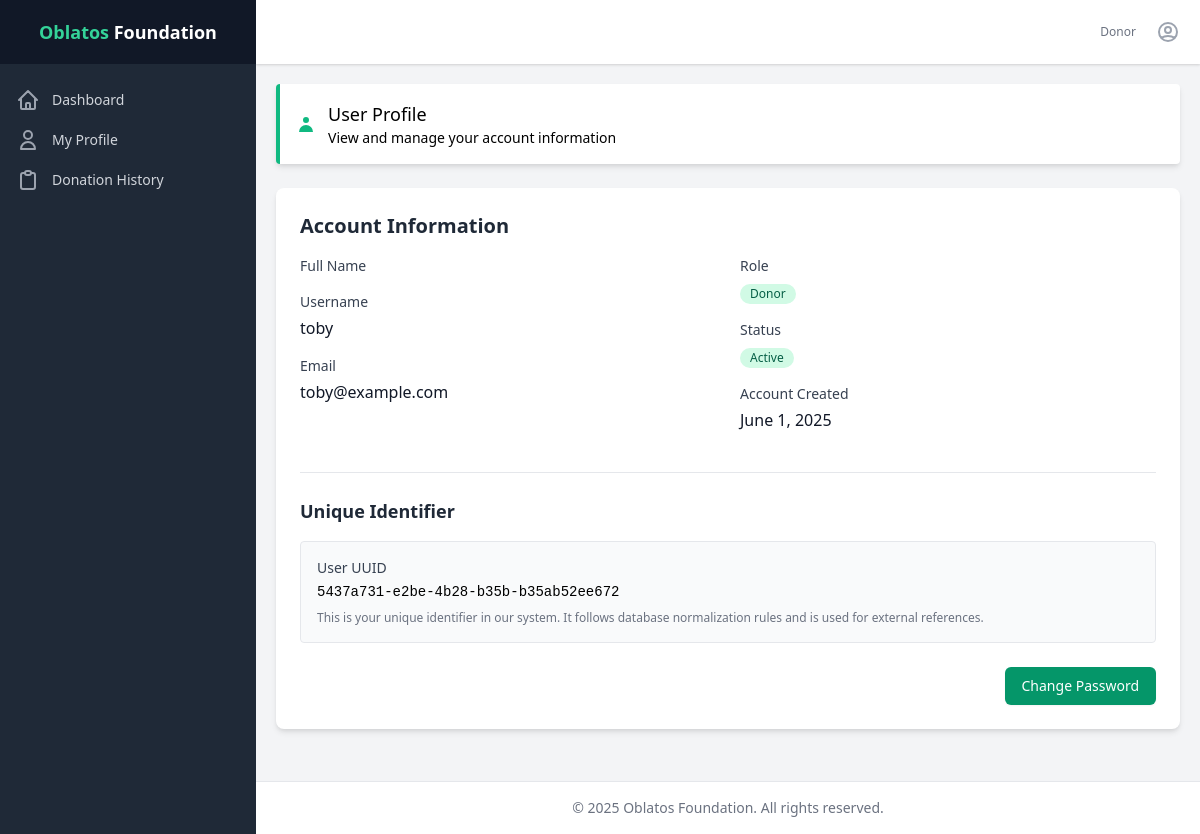
Page /profile.php (signed in) on the earlier database version.
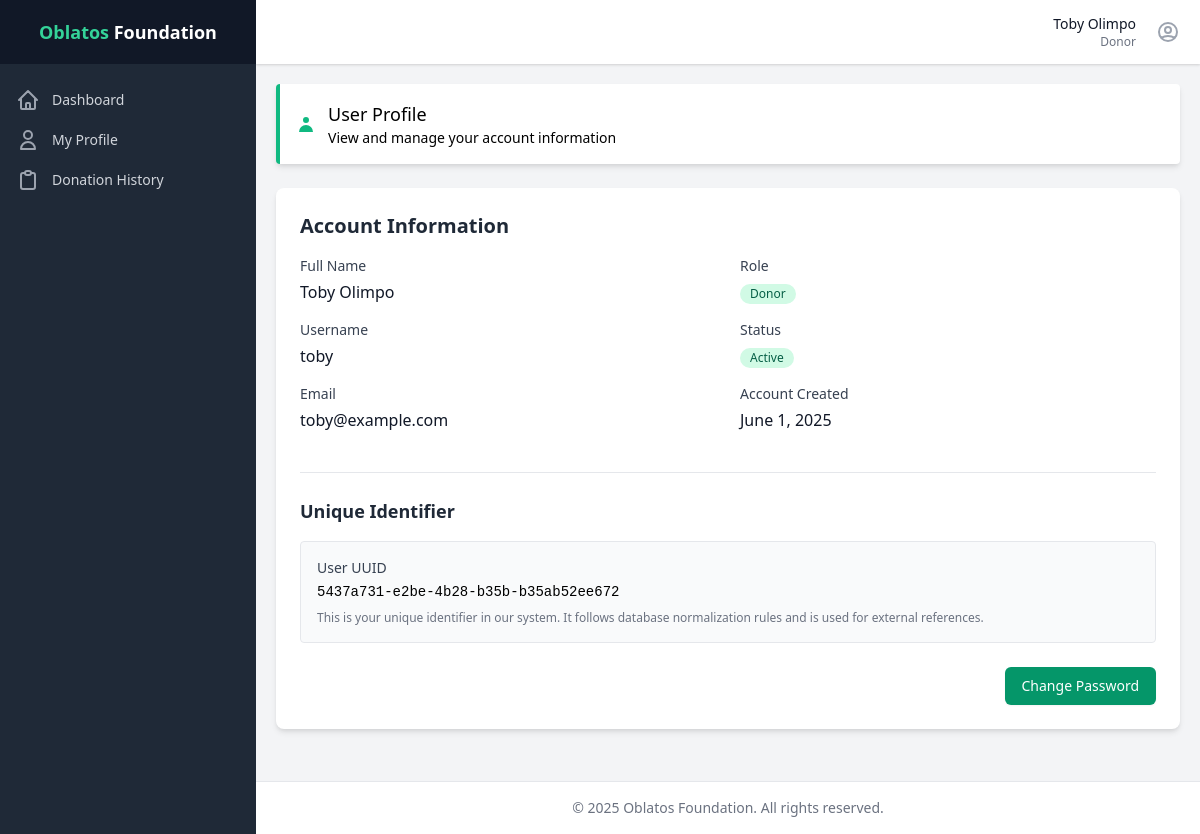
Same page on the later database version.
### tables this page shows
CREATE TABLE `users` (
  `id` int(11) NOT NULL AUTO_INCREMENT,
  `uuid` varchar(36) NOT NULL,
  `username` varchar(50) NOT NULL,
  `email` varchar(100) NOT NULL,
  `password` varchar(255) NOT NULL,
  `created_at` timestamp NOT NULL DEFAULT current_timestamp(),
  PRIMARY KEY (`id`),
  UNIQUE KEY `username` (`username`),
  UNIQUE KEY `email` (`email`),
  UNIQUE KEY `uuid` (`uuid`)
);

CREATE TABLE `user_profiles` (
  `user_id` int(11) NOT NULL,
  `full_name` varchar(100) NOT NULL,
  `display_name` varchar(255) DEFAULT NULL,
  `status` enum('active','inactive') NOT NULL DEFAULT 'active',
  PRIMARY KEY (`user_id`),
  CONSTRAINT `user_profiles_ibfk_1` FOREIGN KEY (`user_id`) REFERENCES `users` (`id`) ON DELETE CASCADE
);

### config/config.php (called while the page is built, shortened)
<?php
function isLoggedIn() {
    return isset($_SESSION['user_id']);
}
function hasRole($role) {
    return isset($_SESSION['role']) && $_SESSION['role'] === $role;
}
?>

### models/User.php (called while the page is built, shortened)
<?php
class User {
    private $db;
    private $table_name = "users";
    public $id;
    public function __construct($db) {
        $this->db = $db;
    }
    public function read_one() {
        try {
            $query = "SELECT u.id, u.uuid, u.username, u.email, u.password, u.created_at,
                             up.full_name, up.display_name, up.status,
                             GROUP_CONCAT(r.name) as roles
                      FROM " . $this->table_name . " u
                      LEFT JOIN user_profiles up ON u.id = up.user_id
                      LEFT JOIN user_roles ur ON u.id = ur.user_id
                      LEFT JOIN roles r ON ur.role_id = r.id
                      WHERE u.id = :id
                      GROUP BY u.id
                      LIMIT 0,1";
            $stmt = $this->db->prepare($query);
            $stmt->bindParam(":id", $this->id);
            $stmt->execute();
            if ($stmt->rowCount() > 0) {
                $row = $stmt->fetch(PDO::FETCH_ASSOC);
                $this->id = $row['id'];
                $this->uuid = $row['uuid'];
                $this->username = $row['username'];
                $this->email = $row['email'];
                $this->full_name = $row['full_name'];
                $this->status = $row['status'] ?? 'active';
                $this->created_at = $row['created_at'];
                $this->roles = $row['roles'] ? explode(',', $row['roles']) : [];
                $this->role = $this->roles[0] ?? 'donor';
                return true;
            }
            return false;
        } catch (PDOException $e) {
            $query = "SELECT id, uuid, username, full_name, email, password, role, status, created_at
                      FROM " . $this->table_name . "
                      WHERE id = :id
                      LIMIT 0,1";
            $stmt = $this->db->prepare($query);
            $stmt->bindParam(":id", $this->id);
            $stmt->execute();
            if ($stmt->rowCount() > 0) {
                $row = $stmt->fetch(PDO::FETCH_ASSOC);
                $this->id = $row['id'];
                $this->uuid = $row['uuid'];
                $this->username = $row['username'];
                $this->full_name = $row['full_name'];
                $this->email = $row['email'];
                $this->password = $row['password'];
                $this->role = $row['role'];
                $this->status = $row['status'] ?? 'active';
                $this->created_at = $row['created_at'];
                $this->roles = [$row['role']];
                return true;
            }
            return false;
        }
    }
}
?>

### profile.php (the view, shortened to what this page needs)
<?php
require_once 'config/config.php';
require_once 'models/User.php';
$database = new Database();
$db = $database->getConnection();
$user = new User($db);
$user->id = $_SESSION['user_id'];
$user->read_one();
require_once 'includes/header.php';
?>
<main class="flex-1 overflow-y-auto p-5">
    <div class="bg-white border-l-4 border-green-500 p-4 mb-6 rounded shadow-md">
        <div class="flex items-center">
            <div class="flex-shrink-0">
                <svg class="h-5 w-5 text-green-500" xmlns="http://www.w3.org/2000/svg" viewBox="0 0 20 20" fill="currentColor" aria-hidden="true">
                    <path fill-rule="evenodd" d="M10 9a3 3 0 100-6 3 3 0 000 6zm-7 9a7 7 0 1114 0H3z" clip-rule="evenodd" />
                </svg>
            </div>
            <div class="ml-3">
                <p class="text-lg font-medium">User Profile</p>
                <p class="text-sm">View and manage your account information</p>
            </div>
        </div>
    </div>
    <div class="bg-white rounded-lg shadow-md overflow-hidden mb-8">
        <div class="p-6">
            <h2 class="text-xl font-semibold text-gray-800 mb-4">Account Information</h2>
            <div class="grid grid-cols-1 md:grid-cols-2 gap-6">
                <div>
                    <div class="mb-4">
                        <label class="block text-sm font-medium text-gray-700 mb-1">Full Name</label>
                        <div class="text-gray-900 font-medium"><?php echo htmlspecialchars($user->full_name); ?></div>
                    </div>
                    <div class="mb-4">
                        <label class="block text-sm font-medium text-gray-700 mb-1">Username</label>
                        <div class="text-gray-900 font-medium"><?php echo htmlspecialchars($user->username); ?></div>
                    </div>
                    <div class="mb-4">
                        <label class="block text-sm font-medium text-gray-700 mb-1">Email</label>
                        <div class="text-gray-900 font-medium"><?php echo htmlspecialchars($user->email); ?></div>
                    </div>
                </div>
                <div>
                    <div class="mb-4">
                        <label class="block text-sm font-medium text-gray-700 mb-1">Role</label>
                        <div class="inline-flex items-center px-2.5 py-0.5 rounded-full text-xs font-medium
                            <?php echo $user->role === 'admin' ? 'bg-purple-100 text-purple-800' :
                                  ($user->role === 'cashier' ? 'bg-blue-100 text-blue-800' : 'bg-green-100 text-green-800'); ?>">
                            <?php echo ucfirst(htmlspecialchars($user->role)); ?>
                        </div>
                    </div>
                    <div class="mb-4">
                        <label class="block text-sm font-medium text-gray-700 mb-1">Status</label>
                        <div class="inline-flex items-center px-2.5 py-0.5 rounded-full text-xs font-medium
                            <?php echo $user->status === 'active' ? 'bg-green-100 text-green-800' : 'bg-red-100 text-red-800'; ?>">
                            <?php echo ucfirst(htmlspecialchars($user->status ?? 'active')); ?>
                        </div>
                    </div>
                    <div class="mb-4">
                        <label class="block text-sm font-medium text-gray-700 mb-1">Account Created</label>
                        <div class="text-gray-900 font-medium">
                            <?php echo date('F j, Y', strtotime($user->created_at)); ?>
                        </div>
                    </div>
                </div>
            </div>
            <div class="mt-6 pt-6 border-t border-gray-200">
                <h3 class="text-lg font-semibold text-gray-800 mb-4">Unique Identifier</h3>
                <div class="bg-gray-50 p-4 rounded border border-gray-200">
                    <label class="block text-sm font-medium text-gray-700 mb-1">User UUID</label>
                    <div class="font-mono text-sm break-all"><?php echo htmlspecialchars($user->uuid ?? 'Not available'); ?></div>
                    <p class="mt-2 text-xs text-gray-500">This is your unique identifier in our system. It follows database normalization rules and is used for external references.</p>
                </div>
            </div>
            <div class="mt-6 flex justify-end">
                <a href="change_password.php" class="inline-flex items-center px-4 py-2 border border-transparent text-sm font-medium rounded-md shadow-sm text-white bg-green-600 hover:bg-green-700 focus:outline-none focus:ring-2 focus:ring-offset-2 focus:ring-green-500">
                    Change Password
                </a>
            </div>
        </div>
    </div>
</main>
<?php
require_once 'includes/footer.php';
?>

### includes/header.php (shortened to what this page needs)
<!DOCTYPE html>
<html lang="en">
<head>
    <link href="https://cdn.jsdelivr.net/npm/tailwindcss@2.2.19/dist/tailwind.min.css" rel="stylesheet">
    <link rel="stylesheet" href="<?php echo APP_URL; ?>/assets/css/style.css">
</head>
<body class="bg-gray-100 font-sans">
    <div class="flex h-screen overflow-hidden">
        <?php if (isLoggedIn()): ?>
        <aside class="hidden md:flex md:flex-shrink-0">
            <div class="flex flex-col w-64 bg-gray-800">
                <div class="flex items-center justify-center h-16 bg-gray-900">
                    <span class="text-white text-lg font-semibold">
                        <span class="text-green-400">Oblatos</span> Foundation
                    </span>
                </div>
                <div class="flex flex-col flex-1 overflow-y-auto">
                    <nav class="flex-1 px-2 py-4 bg-gray-800">
                        <?php if (hasRole('admin')): ?>
                        <a href="<?php echo APP_URL; ?>/admin/dashboard.php" class="group flex items-center px-2 py-2 text-sm font-medium rounded-md text-gray-300 hover:bg-gray-700 hover:text-white">
                            <svg class="mr-3 h-6 w-6 text-gray-400 group-hover:text-gray-300" xmlns="http://www.w3.org/2000/svg" fill="none" viewBox="0 0 24 24" stroke="currentColor">
                                <path stroke-linecap="round" stroke-linejoin="round" stroke-width="2" d="M3 12l2-2m0 0l7-7 7 7M5 10v10a1 1 0 001 1h3m10-11l2 2m-2-2v10a1 1 0 01-1 1h-3m-6 0a1 1 0 001-1v-4a1 1 0 011-1h2a1 1 0 011 1v4a1 1 0 001 1m-6 0h6" />
                            </svg>
                            Dashboard
                        </a>
                        <a href="<?php echo APP_URL; ?>/admin/donors.php" class="group flex items-center px-2 py-2 text-sm font-medium rounded-md text-gray-300 hover:bg-gray-700 hover:text-white">
                            <svg class="mr-3 h-6 w-6 text-gray-400 group-hover:text-gray-300" xmlns="http://www.w3.org/2000/svg" fill="none" viewBox="0 0 24 24" stroke="currentColor">
                                <path stroke-linecap="round" stroke-linejoin="round" stroke-width="2" d="M17 20h5v-2a3 3 0 00-5.356-1.857M17 20H7m10 0v-2c0-.656-.126-1.283-.356-1.857M7 20H2v-2a3 3 0 015.356-1.857M7 20v-2c0-.656.126-1.283.356-1.857m0 0a5.002 5.002 0 019.288 0M15 7a3 3 0 11-6 0 3 3 0 016 0zm6 3a2 2 0 11-4 0 2 2 0 014 0zM7 10a2 2 0 11-4 0 2 2 0 014 0z" />
                            </svg>
                            Donors
                        </a>
                        <a href="<?php echo APP_URL; ?>/admin/manage_users.php" class="group flex items-center px-2 py-2 text-sm font-medium rounded-md text-gray-300 hover:bg-gray-700 hover:text-white">
                            <svg class="mr-3 h-6 w-6 text-gray-400 group-hover:text-gray-300" xmlns="http://www.w3.org/2000/svg" fill="none" viewBox="0 0 24 24" stroke="currentColor">
                                <path stroke-linecap="round" stroke-linejoin="round" stroke-width="2" d="M17 20h5v-2a3 3 0 00-5.356-1.857M17 20H7m10 0v-2c0-.656-.126-1.283-.356-1.857M7 20H2v-2a3 3 0 015.356-1.857M7 20v-2c0-.656.126-1.283.356-1.857m0 0a5.002 5.002 0 019.288 0M15 7a3 3 0 11-6 0 3 3 0 016 0zm6 3a2 2 0 11-4 0 2 2 0 014 0zM7 10a2 2 0 11-4 0 2 2 0 014 0z" />
                            </svg>
                            Manage Users
                        </a>
                        <a href="<?php echo APP_URL; ?>/admin/donations.php" class="group flex items-center px-2 py-2 text-sm font-medium rounded-md text-gray-300 hover:bg-gray-700 hover:text-white">
                            <svg class="mr-3 h-6 w-6 text-gray-400 group-hover:text-gray-300" xmlns="http://www.w3.org/2000/svg" fill="none" viewBox="0 0 24 24" stroke="currentColor">
                                <path stroke-linecap="round" stroke-linejoin="round" stroke-width="2" d="M12 8c-1.657 0-3 .895-3 2s1.343 2 3 2 3 .895 3 2-1.343 2-3 2m0-8c1.11 0 2.08.402 2.599 1M12 8V7m0 1v8m0 0v1m0-1c-1.11 0-2.08-.402-2.599-1M21 12a9 9 0 11-18 0 9 9 0 0118 0z" />
                            </svg>
                            All Donations
                        </a>
                        <a href="<?php echo APP_URL; ?>/admin/reports.php" class="group flex items-center px-2 py-2 text-sm font-medium rounded-md text-gray-300 hover:bg-gray-700 hover:text-white">
                            <svg class="mr-3 h-6 w-6 text-gray-400 group-hover:text-gray-300" xmlns="http://www.w3.org/2000/svg" fill="none" viewBox="0 0 24 24" stroke="currentColor">
                                <path stroke-linecap="round" stroke-linejoin="round" stroke-width="2" d="M9 17v-2m3 2v-4m3 4v-6m2 10H7a2 2 0 01-2-2V5a2 2 0 012-2h5.586a1 1 0 01.707.293l5.414 5.414a1 1 0 01.293.707V19a2 2 0 01-2 2z" />
                            </svg>
                            Reports
                        </a>
                        <?php elseif (hasRole('donor')): ?>
                        <a href="<?php echo APP_URL; ?>/donor/dashboard.php" class="group flex items-center px-2 py-2 text-sm font-medium rounded-md text-gray-300 hover:bg-gray-700 hover:text-white">
                            Dashboard
                        </a>
                        <a href="<?php echo APP_URL; ?>/donor/profile.php" class="group flex items-center px-2 py-2 text-sm font-medium rounded-md text-gray-300 hover:bg-gray-700 hover:text-white">
                            <svg class="mr-3 h-6 w-6 text-gray-400 group-hover:text-gray-300" xmlns="http://www.w3.org/2000/svg" fill="none" viewBox="0 0 24 24" stroke="currentColor">
                                <path stroke-linecap="round" stroke-linejoin="round" stroke-width="2" d="M16 7a4 4 0 11-8 0 4 4 0 018 0zM12 14a7 7 0 00-7 7h14a7 7 0 00-7-7z" />
                            </svg>
                            My Profile
                        </a>
                        <a href="<?php echo APP_URL; ?>/donor/donation_history.php" class="group flex items-center px-2 py-2 text-sm font-medium rounded-md text-gray-300 hover:bg-gray-700 hover:text-white">
                            Donation History
                        </a>
                        <?php endif; ?>
                    </nav>
                </div>
            </div>
        </aside>
        <?php endif; ?>
        <div class="flex flex-col flex-1 w-0 overflow-hidden">
            <?php if (isLoggedIn()): ?>
            <div class="relative z-10 flex-shrink-0 flex h-16 bg-white shadow">
                <div class="flex-1 px-4 flex justify-between">
                    <div class="flex-1 flex items-center">
                    </div>
                    <div class="ml-4 flex items-center md:ml-6">
                        <div class="ml-3 relative">
                            <div class="flex items-center">
                                <div class="text-right mr-4">
                                    <p class="text-sm font-medium text-gray-900"><?php echo $_SESSION['name'] ?? ''; ?></p>
                                    <p class="text-xs text-gray-500"><?php echo ucfirst($_SESSION['role'] ?? ''); ?></p>
                                </div>
                                <button class="p-1 rounded-full text-gray-400 hover:text-gray-500 focus:outline-none" id="user-menu-button">
                                </button>
                            </div>
                        </div>
                    </div>
                </div>
            </div>
            <?php endif; ?>

### includes/footer.php (shortened to what this page needs)
<?php if (isLoggedIn()): ?>
            <footer class="bg-white p-4 border-t">
                <div class="text-center text-sm text-gray-500">
                    <p>&copy; <?php echo date('Y'); ?> <?php echo APP_NAME; ?>. All rights reserved.</p>
                </div>
            </footer>
            <?php endif; ?>
        </div>
    </div>
</body>
</html>

Differences in the rows shown:
no longer on this page (row edited): users: username "toby", email "toby@example.com", created_at "June 1, 2025", uuid "5437a731-e2be-4b28-b35b-b35ab52ee672"
added user_profiles: full_name "Toby Olimpo", user_id.username "toby", user_id.email "toby@example.com", status "Active", user_id.created_at "June 1, 2025", user_id.uuid "5437a731-e2be-4b28-b35b-b35ab52ee672"
Other differences:
$_SESSION['name']: (not shown) → "Toby Olimpo"
$user->status: "Active" → (not shown)
